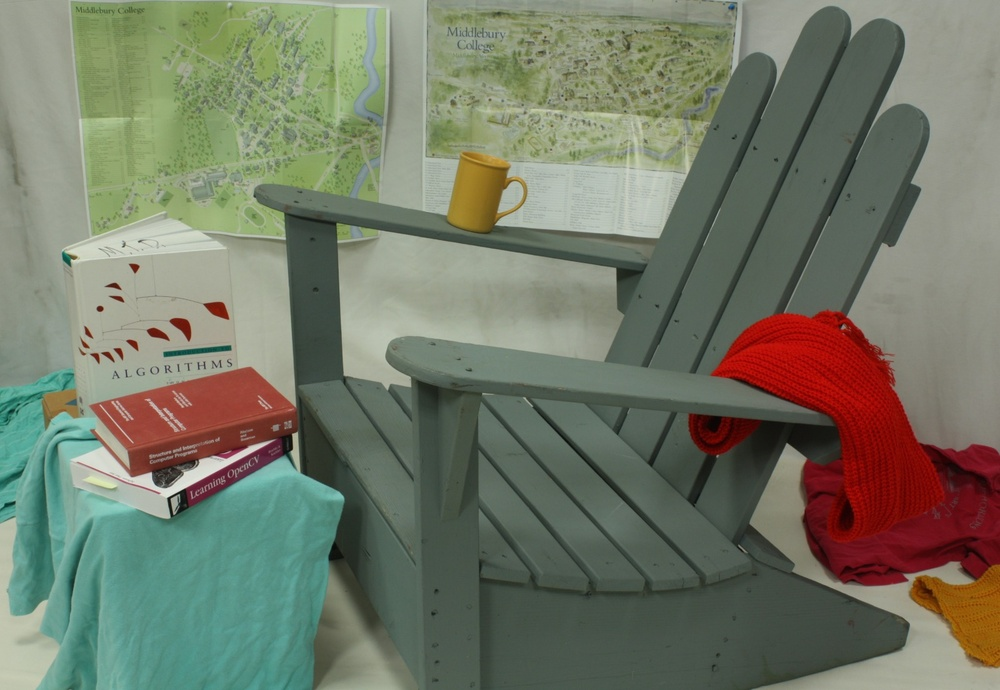
#> input picture images/L.jpeg, 1000 x 690 px, shrunk from 1600 x 1104 before the run, given in place of im0.png, which was not available
$ jupyter execute 3D_Reconstruction.ipynb   (shell and % lines are left out)   (text cells are left out)
#> lines starting #> are read from the running program, lines starting #| are printed output that depends on the picture; pictures that were not available may be replaced by others from this repository, and a replacement may not be noted
[cell 1]
import cv2
from google.colab.patches import cv2_imshow
from matplotlib import pyplot as plt

[cell 2]
from google.colab import files
uploaded = files.upload()
#> the answer given: L.jpeg

[cell 3]
# Import the Left and Right Images
im_l = cv2.imread("/content/im0.png")
#> im_l is the input picture: shape (690, 1000, 3); mean B, G, R 103.2, 120.7, 115.7
im_r = cv2.imread("/content/im1.png")
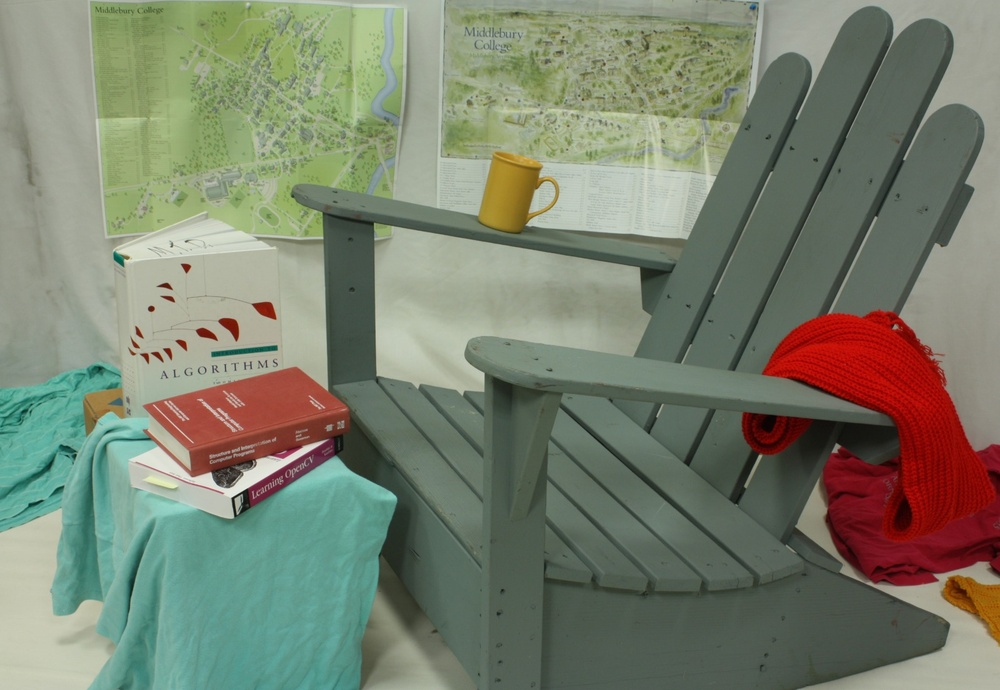
#> input picture images/R.jpeg, 1000 x 690 px, shrunk from 1600 x 1104 before the run, given in place of im1.png, which was not available
#> im_r is the input picture: shape (690, 1000, 3); mean B, G, R 110.4, 129, 122.6
# Converting the Images to Grayscale
img_l_gray = cv2.cvtColor(im_l, cv2.COLOR_BGR2GRAY)
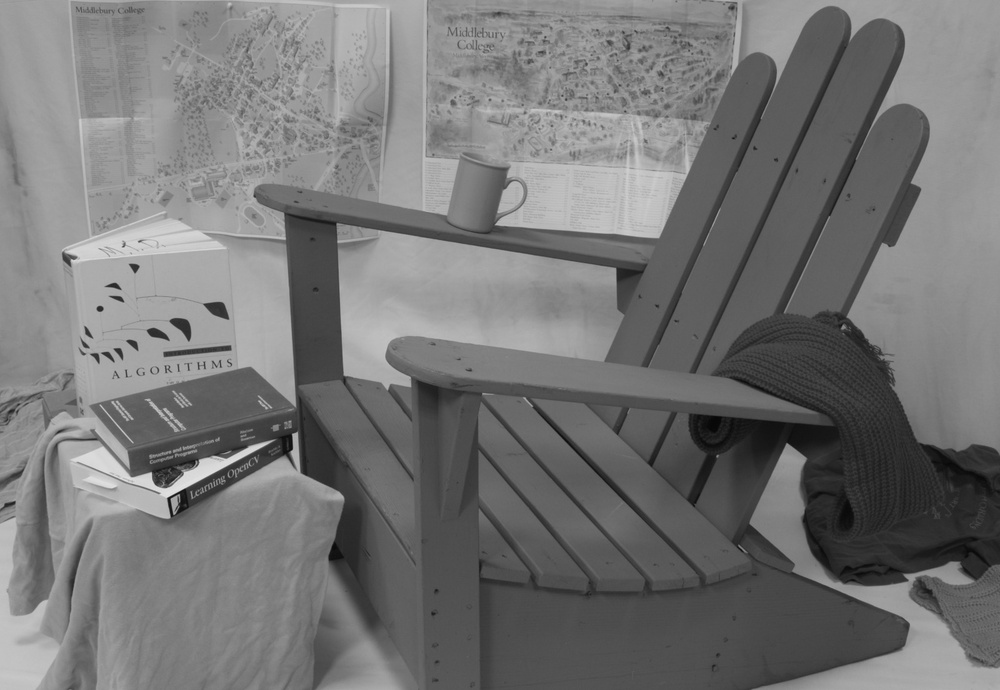
#> img_l_gray: shape (690, 1000); min 6, max 230, mean 117.2
img_r_gray = cv2.cvtColor(im_r, cv2.COLOR_BGR2GRAY)
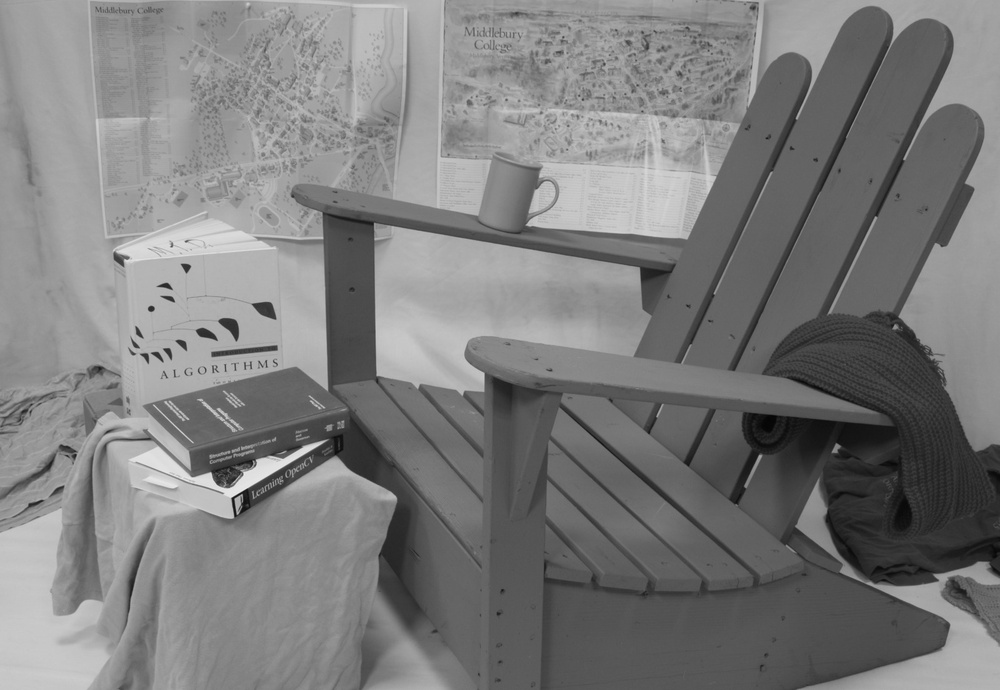
#> img_r_gray: shape (690, 1000); min 4, max 236, mean 124.9

[cell 4]
# Create Disparity map using Feature Matching using OpenCv class StereoBM
stereo = cv2.StereoBM_create(numDisparities=192, blockSize=21)
disparity = stereo.compute(img_l_gray,img_r_gray)
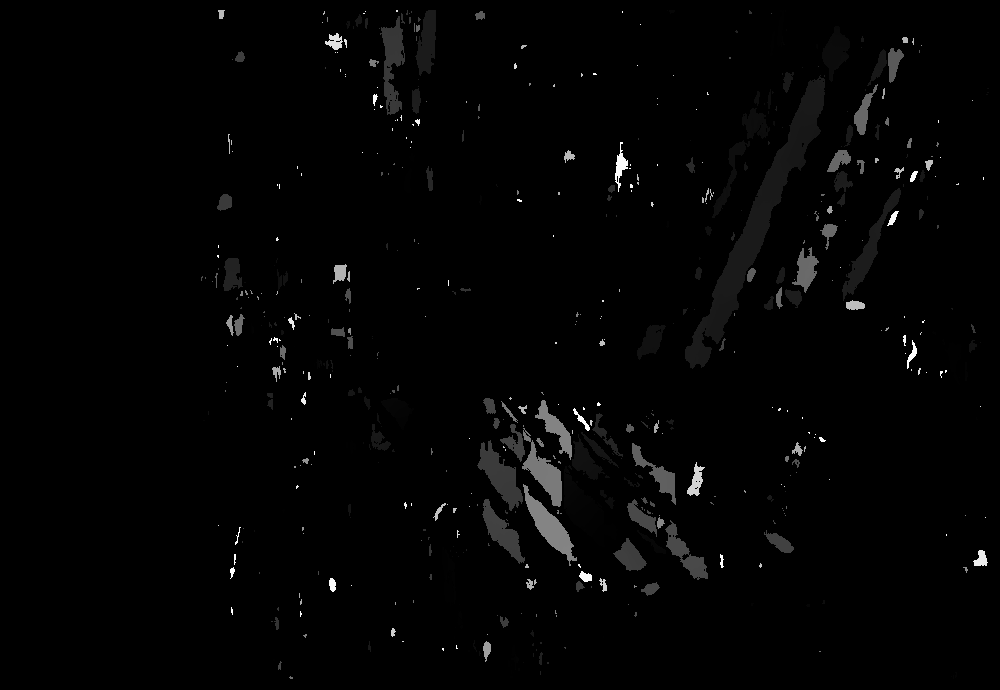
#> disparity: shape (690, 1000) int16; min -16, max 3056, mean 27.4; drawn with min black and max white

[cell 5]
# Plotting the obtained disparity
plt.imshow(disparity,"gray")
plt.show()

[cell 6]
# Assigning the f and B values using the Intrinsic Camera Parameters
b = 193.001
f = 3997.684

[cell 7]
# Taking Inverse of Depth formula to avoid division by zero
depth = disparity/f*b

[cell 8]
# Importing Numpy
import numpy as np
# Normalizing the Depth Image between 0-255
cv2.normalize(depth,depth,0,255,cv2.NORM_MINMAX)
# Converting the Depth Image to Numpy array
depth_arr = np.asarray(depth, dtype=np.uint8)
print(depth_arr.dtype)
#| uint8
# Applying colormap to create a heatmap of the depth Image
heatmap = cv2.applyColorMap(depth_arr, cv2.COLORMAP_JET)
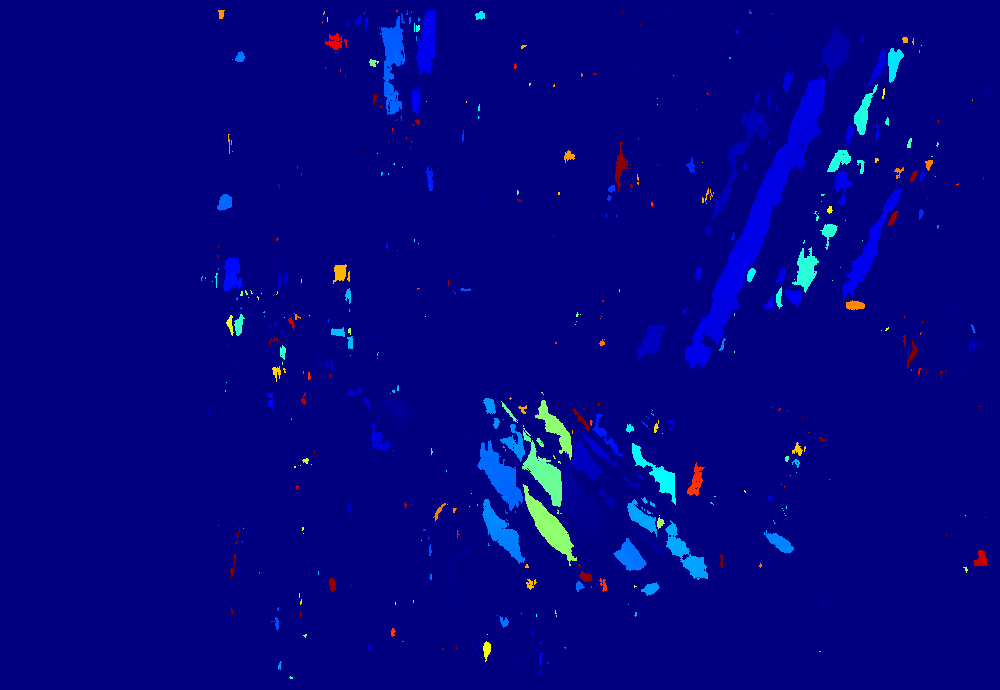
#> heatmap: shape (690, 1000, 3); mean B, G, R 131.6, 4.4, 1.9

[cell 9]
cv2_imshow(heatmap)

[cell 10]
# Plotting the Depth Heatmap
plt.imshow(heatmap,"inferno")
plt.show()

[cell 11]
# Installing Open3D version 0.12
import open3d as o3d
# Converting the depth Image to Open3D Image type
depth_o3d = o3d.geometry.Image((depth_arr).astype(np.uint8))
# Converting the original left image to Open3D Image type
im_o3d = o3d.geometry.Image((im_l).astype(np.uint8))
# Creating a RGBD Image using the Given depth and RGB Image
rgbd = o3d.geometry.RGBDImage.create_from_color_and_depth(im_o3d, depth_o3d, convert_rgb_to_intensity = False)

[cell 12]
# pinhole_camera_intrinsic = [[3997.684, 0, 1176.728], [0, 3997.684, 1011.728], [0, 0, 1]]
print(depth.shape)
#| (690, 1000)
